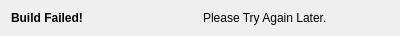
<?xml version="1.0" encoding="UTF-8"?>
<ui version="4.0">
 <class>Dialog</class>
 <widget class="QDialog" name="Dialog">
  <property name="geometry">
   <rect>
    <x>0</x>
    <y>0</y>
    <width>400</width>
    <height>29</height>
   </rect>
  </property>
  <property name="windowTitle">
   <string>Dialog</string>
  </property>
  <layout class="QHBoxLayout" name="horizontalLayout">
   <item>
    <widget class="QLabel" name="label">
     <property name="font">
      <font>
       <weight>75</weight>
       <bold>true</bold>
      </font>
     </property>
     <property name="text">
      <string>Build Failed!</string>
     </property>
    </widget>
   </item>
   <item>
    <widget class="QLabel" name="label_2">
     <property name="text">
      <string>Please Try Again Later.</string>
     </property>
    </widget>
   </item>
  </layout>
 </widget>
 <resources/>
 <connections/>
</ui>
